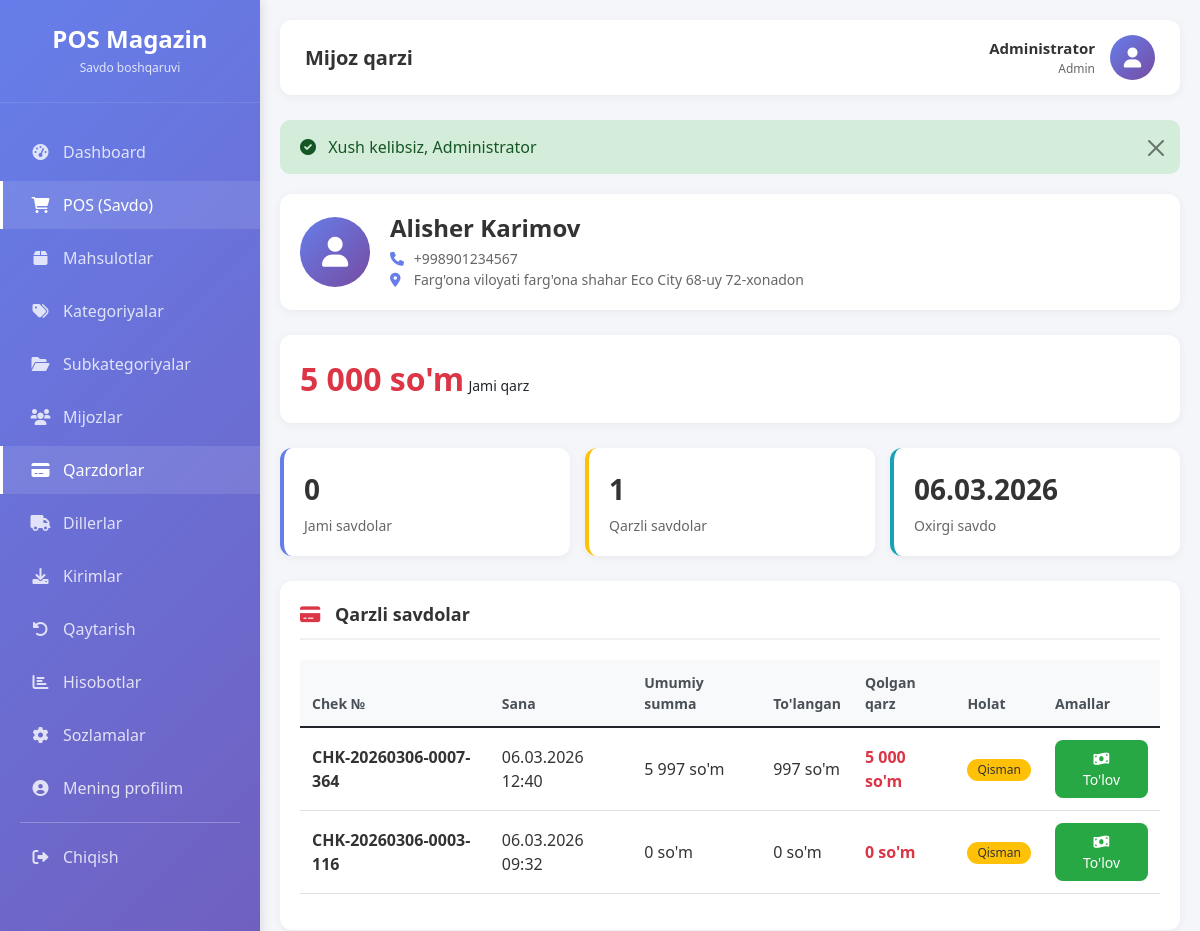
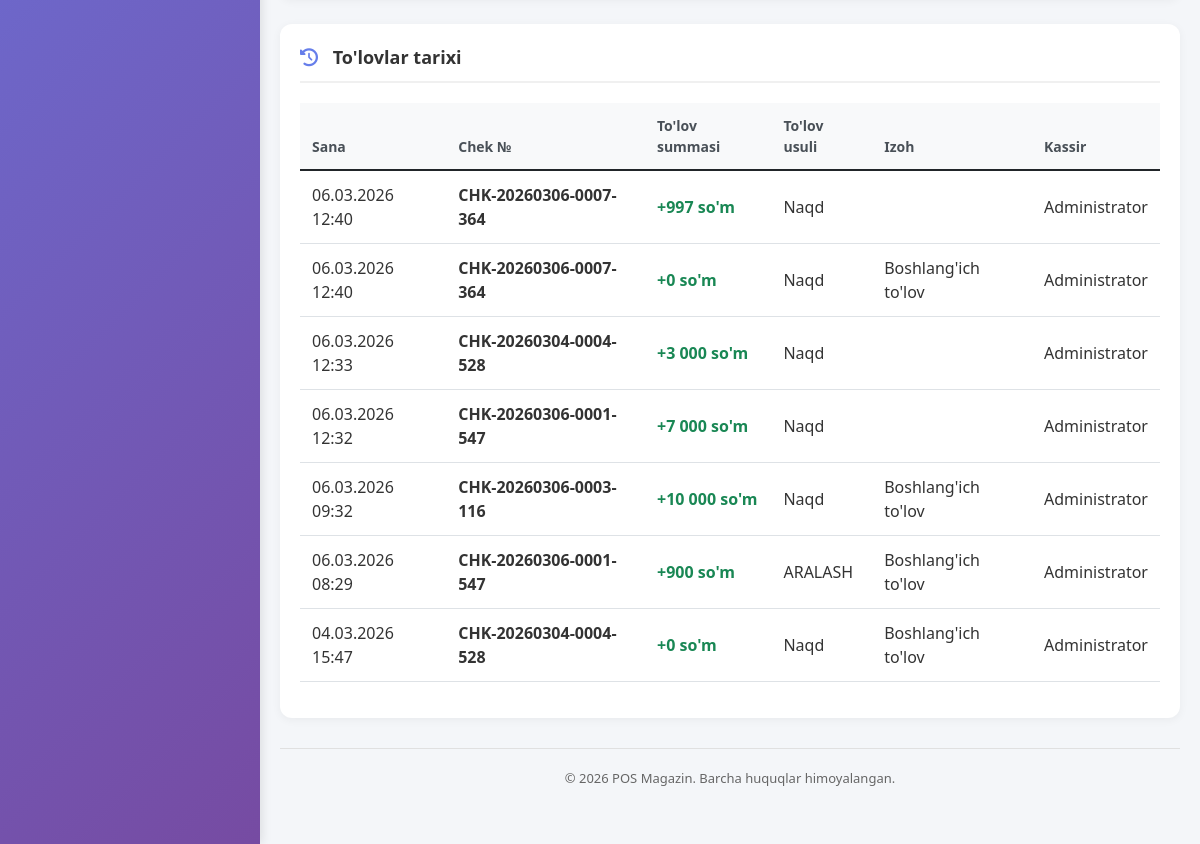
Page /debt/customer/1 (signed in) on the committed database (2 pictures, top to bottom).
### tables this page shows
CREATE TABLE `mijozlar` (
  `id` bigint(20) UNSIGNED NOT NULL,
  `fio` varchar(160) NOT NULL,
  `telefon` varchar(30) DEFAULT NULL,
  `manzil` varchar(255) DEFAULT NULL,
  `izoh` varchar(255) DEFAULT NULL,
  `faol` tinyint(1) NOT NULL DEFAULT 1,
  `yaratilgan_vaqt` timestamp NULL DEFAULT current_timestamp(),
  `yangilangan_vaqt` timestamp NULL DEFAULT current_timestamp() ON UPDATE current_timestamp()
);

CREATE TABLE `savdolar` (
  `id` bigint(20) UNSIGNED NOT NULL,
  `chek_raqami` varchar(50) NOT NULL,
  `kassir_id` bigint(20) UNSIGNED NOT NULL,
  `kassa_smena_id` bigint(20) UNSIGNED DEFAULT NULL,
  `mijoz_id` bigint(20) UNSIGNED DEFAULT NULL,
  `tolov_usuli` enum('NAQD','KARTA','OTKAZMA','ARALASH') NOT NULL DEFAULT 'NAQD',
  `tolov_holati` enum('TOLANGAN','QISMAN','NASIYA') NOT NULL DEFAULT 'TOLANGAN',
  `umumiy_summa` decimal(12,2) NOT NULL DEFAULT 0.00,
  `chegirma_summa` decimal(12,2) NOT NULL DEFAULT 0.00,
  `yakuniy_summa` decimal(12,2) NOT NULL DEFAULT 0.00,
  `tolangan_summa` decimal(12,2) NOT NULL DEFAULT 0.00,
  `qarz_summa` decimal(12,2) NOT NULL DEFAULT 0.00,
  `holat` enum('QORALAMA','YAKUNLANGAN','BEKOR') NOT NULL DEFAULT 'YAKUNLANGAN',
  `sotilgan_vaqt` datetime NOT NULL DEFAULT current_timestamp(),
  `izoh` varchar(255) DEFAULT NULL,
  `yaratilgan_vaqt` timestamp NULL DEFAULT current_timestamp(),
  `yangilangan_vaqt` timestamp NULL DEFAULT current_timestamp() ON UPDATE current_timestamp()
);

CREATE TABLE `tolovlar` (
  `id` bigint(20) UNSIGNED NOT NULL,
  `savdo_id` bigint(20) UNSIGNED NOT NULL,
  `mijoz_id` bigint(20) UNSIGNED DEFAULT NULL,
  `kassa_smena_id` bigint(20) UNSIGNED DEFAULT NULL,
  `usul` enum('NAQD','KARTA','OTKAZMA','ARALASH') NOT NULL DEFAULT 'NAQD',
  `summa` decimal(12,2) NOT NULL,
  `izoh` varchar(255) DEFAULT NULL,
  `qabul_qilgan_id` bigint(20) UNSIGNED NOT NULL,
  `tolangan_vaqt` datetime NOT NULL DEFAULT current_timestamp()
);

CREATE TABLE `foydalanuvchilar` (
  `id` bigint(20) UNSIGNED NOT NULL,
  `rol_id` bigint(20) UNSIGNED NOT NULL,
  `fio` varchar(120) NOT NULL,
  `email` varchar(120) DEFAULT NULL,
  `telefon` varchar(30) DEFAULT NULL,
  `login` varchar(60) NOT NULL,
  `parol_hash` varchar(255) NOT NULL,
  `faol` tinyint(1) NOT NULL DEFAULT 1,
  `oxirgi_kirish_vaqt` timestamp NULL DEFAULT NULL,
  `yaratilgan_vaqt` timestamp NULL DEFAULT current_timestamp(),
  `yangilangan_vaqt` timestamp NULL DEFAULT current_timestamp() ON UPDATE current_timestamp(),
  `ochirilgan_vaqt` timestamp NULL DEFAULT NULL
);

### app/Controllers/Controller.php (called while the page is built, shortened)
<?php
abstract class Controller {
    protected function view($view, $data = [], $layout = 'main') {
        $viewPath = APP_PATH . '/Views/pages/' . $view . '.php';
        extract($data);
        require $viewPath;
    }
}

### app/Controllers/DebtController.php (called while the page is built, shortened)
<?php
class DebtController extends Controller {
    private $debtModel;
    private $customerModel;
    public function __construct() {
        $this->customerModel = new Customer();
        $this->debtModel = new \App\Models\Debt();
    }
    public function customer($id) {
        $customer = $this->customerModel->find($id);
        $debtInfo = $this->debtModel->getCustomerDebt($id);
        $history = $this->debtModel->getCustomerDebtHistory($id);
        $payments = $this->debtModel->getCustomerPayments($id);
        $this->view('debt/customer', [
            'customer' => $customer,
            'debtInfo' => $debtInfo,
            'history' => $history,
            'payments' => $payments
        ]);
    }
}

### config/database.php (called while the page is built)
<?php
class Database {
    private static $connection = null;
    public static function getInstance() {
        if (self::$connection === null) {
            try {
                $host = 'localhost';
                $dbname = 'pos_magazin_uz';
                $user = 'root';
                $pass = '';
                $dsn = "mysql:host=$host;dbname=$dbname;charset=utf8";
                self::$connection = new PDO($dsn, $user, $pass);
                self::$connection->setAttribute(PDO::ATTR_ERRMODE, PDO::ERRMODE_EXCEPTION);
            } catch (PDOException $e) {
                die("Database xatosi: " . $e->getMessage());
            }
        }
        return self::$connection;
    }
}

### app/Models/Model.php (called while the page is built, shortened)
<?php
abstract class Model {
    protected $db;
    protected $table;
    protected $primaryKey = 'id';
    public function __construct() {
        $this->db = \Database::getInstance();
    }
    public function find($id) {
        try {
            $stmt = $this->db->prepare("SHOW COLUMNS FROM {$this->table} LIKE 'ochirilgan_vaqt'");
            $stmt->execute();
            $hasSoftDelete = $stmt->fetch() ? true : false;
            if ($hasSoftDelete) {
                $stmt = $this->db->prepare("SELECT * FROM {$this->table} WHERE {$this->primaryKey} = ? AND ochirilgan_vaqt IS NULL");
            } else {
                $stmt = $this->db->prepare("SELECT * FROM {$this->table} WHERE {$this->primaryKey} = ?");
            }
            $stmt->execute([$id]);
            return $stmt->fetch();
        } catch (\PDOException $e) {
            $stmt = $this->db->prepare("SELECT * FROM {$this->table} WHERE {$this->primaryKey} = ?");
            $stmt->execute([$id]);
            return $stmt->fetch();
        }
    }
}

### app/Models/Debt.php (called while the page is built, shortened)
<?php
class Debt extends Model {
    public function getCustomerDebt($customerId) {
        $stmt = $this->db->prepare("
            SELECT
                SUM(s.qarz_summa) as jami_qarz,
                COUNT(s.id) as qarzli_savdolar,
                MAX(s.sotilgan_vaqt) as oxirgi_savdo
            FROM savdolar s
            WHERE s.mijoz_id = ?
            AND s.tolov_holati IN ('NASIYA', 'QISMAN')
            AND s.qarz_summa > 0
        ");
        $stmt->execute([$customerId]);
        return $stmt->fetch();
    }
    public function getCustomerDebtHistory($customerId) {
        $stmt = $this->db->prepare("
            SELECT
                s.id as savdo_id,
                s.chek_raqami,
                s.sotilgan_vaqt,
                s.umumiy_summa,
                s.tolangan_summa as boshlangich_tolov,
                s.qarz_summa as qolgan_qarz,
                s.tolov_holati,
                s.izoh as savdo_izoh
            FROM savdolar s
            WHERE s.mijoz_id = ?
            AND s.tolov_holati IN ('NASIYA', 'QISMAN')
            ORDER BY s.sotilgan_vaqt DESC
        ");
        $stmt->execute([$customerId]);
        return $stmt->fetchAll();
    }
    public function getCustomerPayments($customerId) {
        $stmt = $this->db->prepare("
            SELECT
                t.*,
                s.chek_raqami,
                u.fio as qabul_qilgan_fio
            FROM tolovlar t
            LEFT JOIN savdolar s ON t.savdo_id = s.id
            LEFT JOIN foydalanuvchilar u ON t.qabul_qilgan_id = u.id
            WHERE t.mijoz_id = ?
            ORDER BY t.tolangan_vaqt DESC
        ");
        $stmt->execute([$customerId]);
        return $stmt->fetchAll();
    }
}

### app/Views/pages/debt/customer.php (the view, shortened to what this page needs)
<div class="customer-header">
    <div class="customer-avatar">
        <i class="fas fa-user"></i>
    </div>
    <div class="customer-info">
        <h2><?= htmlspecialchars($customer['fio']) ?></h2>
        <p><i class="fas fa-phone"></i> <?= $customer['telefon'] ?? 'Telefon raqam kiritilmagan' ?></p>
        <p><i class="fas fa-map-marker-alt"></i> <?= $customer['manzil'] ?? 'Manzil kiritilmagan' ?></p>
    </div>
</div>
<div class="debt-summary">
    <div>
        <span class="total-debt"><?= number_format($debtInfo['jami_qarz'] ?? 0, 0, ',', ' ') ?> so'm</span>
        <small>Jami qarz</small>
    </div>
</div>
<div class="stats-grid">
    <div class="stat-card primary">
        <div class="stat-value"><?= $stats['jami_savdolar'] ?? 0 ?></div>
        <div class="stat-label">Jami savdolar</div>
    </div>
    <div class="stat-card warning">
        <div class="stat-value"><?= $debtInfo['qarzli_savdolar'] ?? 0 ?></div>
        <div class="stat-label">Qarzli savdolar</div>
    </div>
    <div class="stat-card info">
        <div class="stat-value"><?= $debtInfo['oxirgi_savdo'] ? date('d.m.Y', strtotime($debtInfo['oxirgi_savdo'])) : '-' ?></div>
        <div class="stat-label">Oxirgi savdo</div>
    </div>
</div>
<div class="table-card">
    <div class="table-header">
        <div class="table-title">
            <i class="fas fa-credit-card text-danger"></i> Qarzli savdolar
        </div>
    </div>
    <div class="table-responsive">
        <table class="table table-hover">
            <thead>
                <tr>
                    <th>Chek №</th>
                    <th>Sana</th>
                    <th>Umumiy summa</th>
                    <th>To'langan</th>
                    <th>Qolgan qarz</th>
                    <th>Holat</th>
                    <th>Amallar</th>
                </tr>
            </thead>
            <tbody>
                <?php if (empty($history)): ?>
                    <tr>
                        <td colspan="7" class="text-center py-4">
                            <i class="fas fa-check-circle fa-3x text-success mb-3"></i>
                            <p class="text-muted">Mijozning qarzi yo'q</p>
                        </td>
                    </tr>
                <?php else: ?>
                    <?php foreach ($history as $item): ?>
                    <tr>
                        <td><strong><?= $item['chek_raqami'] ?></strong></td>
                        <td><?= date('d.m.Y H:i', strtotime($item['sotilgan_vaqt'])) ?></td>
                        <td><?= number_format($item['umumiy_summa'], 0, ',', ' ') ?> so'm</td>
                        <td><?= number_format($item['boshlangich_tolov'], 0, ',', ' ') ?> so'm</td>
                        <td class="text-danger fw-bold"><?= number_format($item['qolgan_qarz'], 0, ',', ' ') ?> so'm</td>
                        <td>
                            <?php if ($item['tolov_holati'] == 'NASIYA'): ?>
                                <span class="badge badge-debt">Nasiya</span>
                            <?php elseif ($item['tolov_holati'] == 'QISMAN'): ?>
                                <span class="badge badge-partial">Qisman</span>
                            <?php endif; ?>
                        </td>
                        <td>
                            <a href="/new-pos/debt/payment/<?= $item['savdo_id'] ?>" class="btn btn-sm btn-success">
                                <i class="fas fa-money-bill-wave"></i> To'lov
                            </a>
                        </td>
                    </tr>
                    <?php endforeach; ?>
                <?php endif; ?>
            </tbody>
        </table>
    </div>
</div>
<div class="table-card">
    <div class="table-header">
        <div class="table-title">
            <i class="fas fa-history"></i> To'lovlar tarixi
        </div>
    </div>
    <div class="table-responsive">
        <table class="table table-hover">
            <thead>
                <tr>
                    <th>Sana</th>
                    <th>Chek №</th>
                    <th>To'lov summasi</th>
                    <th>To'lov usuli</th>
                    <th>Izoh</th>
                    <th>Kassir</th>
                </tr>
            </thead>
            <tbody>
                <?php if (empty($payments)): ?>
                    <tr>
                        <td colspan="6" class="text-center py-4">
                            <i class="fas fa-credit-card fa-3x text-muted mb-3"></i>
                            <p class="text-muted">Hali to'lovlar yo'q</p>
                        </td>
                    </tr>
                <?php else: ?>
                    <?php foreach ($payments as $payment): ?>
                    <tr>
                        <td><?= date('d.m.Y H:i', strtotime($payment['tolangan_vaqt'])) ?></td>
                        <td><strong><?= $payment['chek_raqami'] ?></strong></td>
                        <td class="text-success fw-bold">+<?= number_format($payment['summa'], 0, ',', ' ') ?> so'm</td>
                        <td>
                            <?php
                            $usul = $payment['usul'];
                            if ($usul == 'NAQD') echo 'Naqd';
                            elseif ($usul == 'KARTA') echo 'Karta';
                            elseif ($usul == 'OTKAZMA') echo 'Pul o\'tkazma';
                            else echo $usul;
                            ?>
                        </td>
                        <td><?= htmlspecialchars($payment['izoh'] ?? '-') ?></td>
                        <td><?= htmlspecialchars($payment['qabul_qilgan_fio'] ?? '-') ?></td>
                    </tr>
                    <?php endforeach; ?>
                <?php endif; ?>
            </tbody>
        </table>
    </div>
</div>

### public/index.php (shortened to what this page needs)
<?php
require_once __DIR__ . '/../config/database.php';
spl_autoload_register(function ($class) {
    $prefix = 'App\\';
    $base_dir = APP_PATH . '/';
    $len = strlen($prefix);
    $relative_class = substr($class, $len);
    $file = $base_dir . str_replace('\\', '/', $relative_class) . '.php';
});
$requestUri = $_SERVER['REQUEST_URI'];
$basePath = '/new-pos';
if (strpos($requestUri, $basePath) === 0) {
    $requestUri = substr($requestUri, strlen($basePath));
}
$requestUri = strtok($requestUri, '?');
$requestUri = str_replace('/public', '', $requestUri);
$requestUri = trim($requestUri, '/');
$routesFile = ROUTES_PATH . '/web.php';
$routes = require $routesFile;
$method = $_SERVER['REQUEST_METHOD'];
route_dispatch($routes, $method, $requestUri);
function route_dispatch($routes, $method, $uri) {
    foreach ($routes[$method] as $pattern => $handler) {
        $pattern = trim($pattern, '/');
        $regexPattern = preg_replace('/\{[a-z]+\}/', '([^/]+)', $pattern);
        $regexPattern = '/^' . str_replace('/', '\/', $regexPattern) . '$/';
        if (preg_match($regexPattern, $uri, $matches)) {
            array_shift($matches);
            list($controller, $action) = $handler;
            $controllerInstance = new $controllerClass();
            call_user_func_array([$controllerInstance, $action], $matches);
            return;
        }
    }
}

### rows in the picture
mijozlar: fio "Alisher Karimov", telefon "+998901234567", manzil "Farg'ona viloyati farg'ona shahar Eco City 68-uy 72-xonadon"
savdolar: chek_raqami "CHK-20260306-0007-364", sotilgan_vaqt "06.03.2026 12:40", umumiy_summa "5 997", tolangan_summa "997", qarz_summa "5 000", tolov_holati "Qisman"
savdolar: chek_raqami "CHK-20260306-0003-116", sotilgan_vaqt "06.03.2026 09:32", umumiy_summa "0", tolangan_summa "0", qarz_summa "0", tolov_holati "Qisman"
tolovlar: tolangan_vaqt "06.03.2026 12:40", savdo.chek_raqami "CHK-20260306-0007-364", summa "997", usul "Naqd", qabul_qilgan.fio "Administrator"
tolovlar: tolangan_vaqt "06.03.2026 12:40", savdo.chek_raqami "CHK-20260306-0007-364", summa "0", usul "Naqd", izoh "Boshlang'ich to'lov", qabul_qilgan.fio "Administrator"
tolovlar: tolangan_vaqt "06.03.2026 12:33", savdo.chek_raqami "CHK-20260304-0004-528", summa "3 000", usul "Naqd", qabul_qilgan.fio "Administrator"
tolovlar: tolangan_vaqt "06.03.2026 12:32", savdo.chek_raqami "CHK-20260306-0001-547", summa "7 000", usul "Naqd", qabul_qilgan.fio "Administrator"
tolovlar: tolangan_vaqt "06.03.2026 09:32", savdo.chek_raqami "CHK-20260306-0003-116", summa "10 000", usul "Naqd", izoh "Boshlang'ich to'lov", qabul_qilgan.fio "Administrator"
tolovlar: tolangan_vaqt "06.03.2026 08:29", savdo.chek_raqami "CHK-20260306-0001-547", summa "900", usul "ARALASH", izoh "Boshlang'ich to'lov", qabul_qilgan.fio "Administrator"
tolovlar: tolangan_vaqt "04.03.2026 15:47", savdo.chek_raqami "CHK-20260304-0004-528", summa "0", usul "Naqd", izoh "Boshlang'ich to'lov", qabul_qilgan.fio "Administrator"

### other values in the picture
$debtInfo['jami_qarz'] "5 000"
$debtInfo['qarzli_savdolar'] "1"
date('d.m.Y', strtotime($debtInfo['oxirgi_savdo'])) "06.03.2026"
